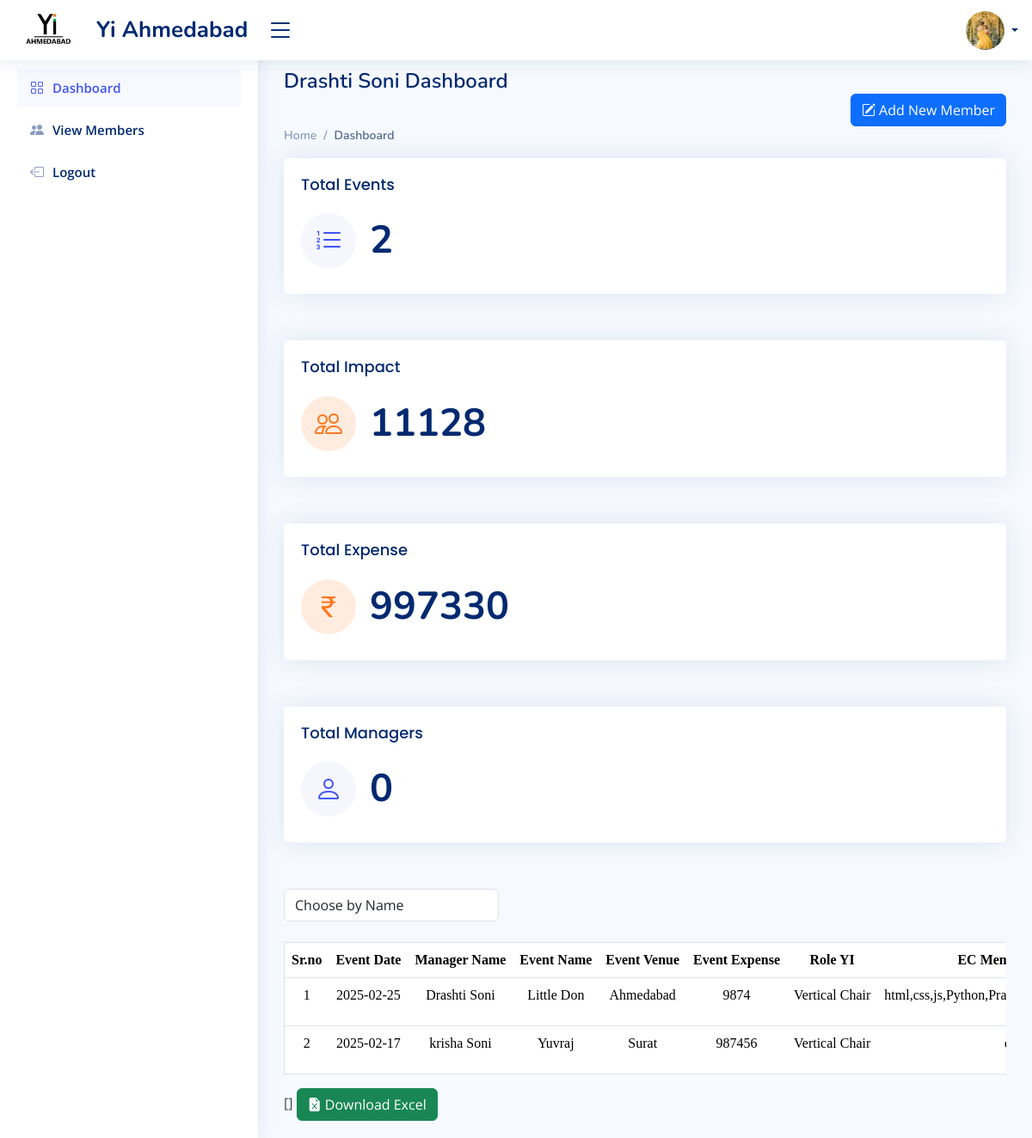
Page /Admin-Dashboard (signed in) on the earlier database version.
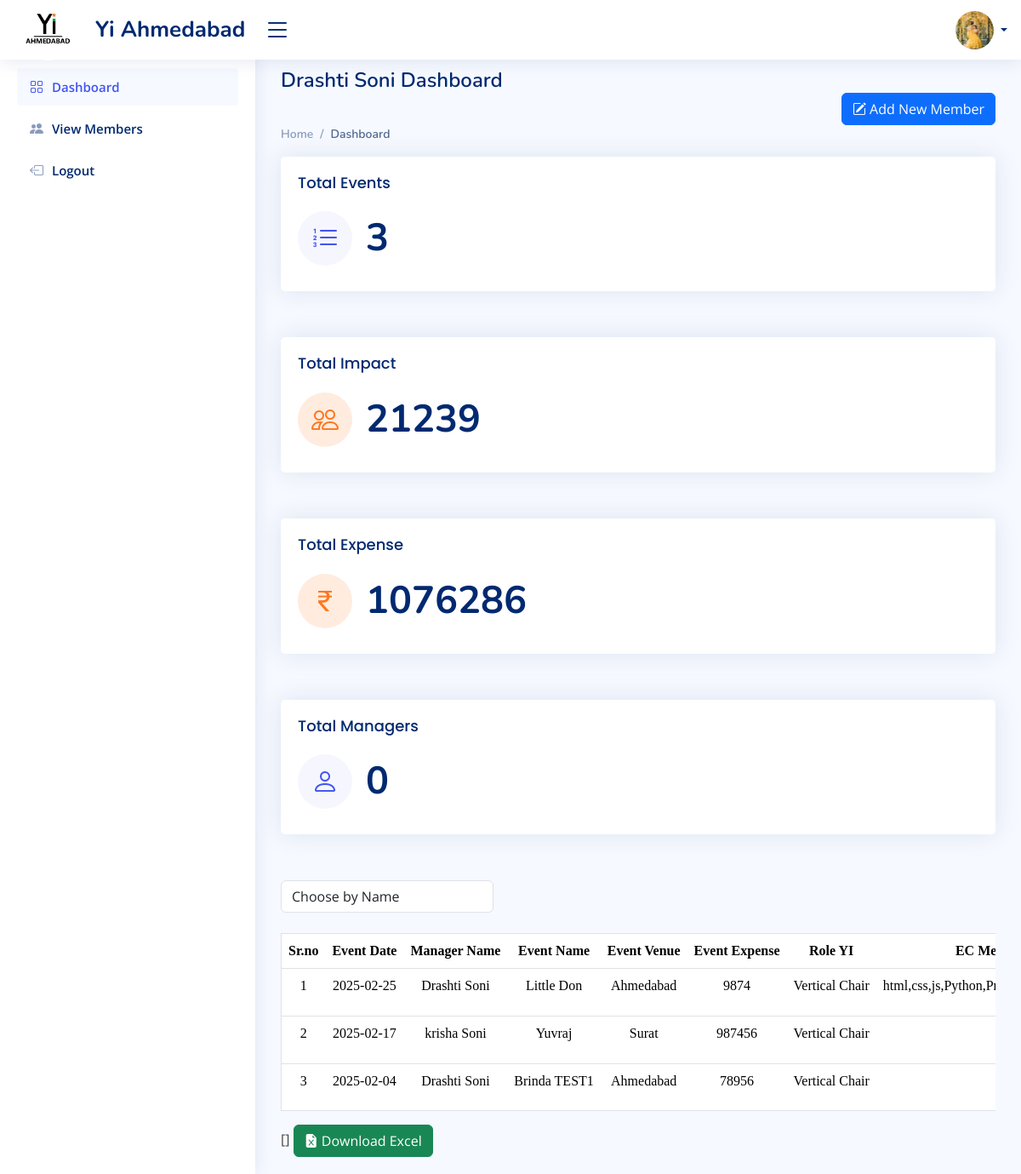
Same page on the later database version.
### admin_app/models.py (models this page shows)
class LoginSide(AbstractUser):
    id = models.UUIDField(primary_key=True,default=uuid.uuid4,editable=False)
    login_role = models.ManyToManyField(Login_Role,)
    first_name = models.CharField(max_length=200,null=True)
    last_name = models.CharField(max_length=200)
    email = models.EmailField(max_length=200,unique=True,)
    photo = models.ImageField(upload_to='user_photo/', null=True,)
    phone_number = models.CharField(max_length=15,default='Phone Number')

### manager_app/models.py (models this page shows)
class Event_Data(models.Model):
    user = models.ForeignKey(LoginSide, on_delete=models.SET_NULL, null=True)
    your_name = models.CharField(max_length=50)
    event_name = models.CharField(max_length=200,blank=True)
    event_venue = models.CharField(max_length=200,blank=True)
    event_expense = models.BigIntegerField(blank=True,default=0)
    date = models.CharField(max_length=200)
    role_yi = models.CharField(max_length=200)
    project_vertical = models.CharField(max_length=200)
    project_stakeholder = models.CharField(max_length=200)
    yi_pillar = models.CharField(max_length=200)
    social_link = models.URLField(max_length=300)
    which_SIG = models.CharField(max_length=200,blank=True,null=True)
    event_handle = models.CharField(max_length=200,blank=True,null=True)
    total_impact = models.BigIntegerField(blank=True,default=1)
    school = models.CharField(max_length=200,blank=True,null=True)
    collage = models.CharField(max_length=200,blank=True,null=True)
    associate_partner = models.CharField(max_length=200,null=True,blank=True)

### admin_app/views.py (the view)
# urls.py: path('Admin-Dashboard',Admin_Dashboard,name='Admin_Dashboard'),
@login_required(login_url='index')
def Admin_Dashboard(request):
    if not request.user.login_role.filter(name='Admin').exists():
        return redirect('Error-Page')
    total_event = Event_Data.objects.count()
    user_id = request.user.id
    total_user_data = LoginSide.objects.filter(login_role='Manager')
    total_user = total_user_data.count()
    total_expense_result = Event_Data.objects.aggregate(Sum('event_expense'))
    total_expense = total_expense_result['event_expense__sum'] if total_expense_result['event_expense__sum'] is not None else 0
    total_impact_result = Event_Data.objects.aggregate(Sum('total_impact'))
    total_impact = total_impact_result['total_impact__sum'] if total_impact_result['total_impact__sum'] is not None else 0
    impact_avg = Event_Data.objects.aggregate(Avg('total_impact'))
    avg_impact = impact_avg['total_impact__avg'] if impact_avg['total_impact__avg'] is not None else 0
    all_user = LoginSide.objects.all().distinct()
    login_role = Login_Role.objects.all().distinct()
    manager_name = Event_Data.objects.all().values_list('your_name', flat=True).distinct()
    search = request.GET.get('search')
    if search and search != 'all':
        event_list = Event_Data.objects.filter(your_name__icontains=search)  # Using icontains for partial match
    else:
        event_list = Event_Data.objects.all()
    context = {
        'user_id':user_id,
        'users_data': all_user,
        'role': login_role,
        'total_manager': total_user,
        'total_event': total_event,
        'total_impact': total_impact,
        'impact_avg': avg_impact,
        'total_expense': total_expense,
        'events': event_list,
        'm1': manager_name,
    }
    return render(request, 'Admin/AdminDashboard.html', context)

### admin_app/Templates/Admin/AdminDashboard.html (shortened to what this page needs)
{% load static %}
<!DOCTYPE html>
<html lang="en">
<head>
  <link href="{% static 'assets/vendor/bootstrap/css/bootstrap.min.css' %}" rel="stylesheet">
  <link href="{% static 'assets/vendor/bootstrap-icons/bootstrap-icons.css' %}" rel="stylesheet">
  <link href="{% static 'assets/css/style.css' %}" rel="stylesheet">
</head>
<body>
  {% include 'Admin/components/header.html' %}
  {% include 'Admin/components/side_navbar.html' %}
  <main id="main" class="main">
    <div class="pagetitle">
      <h1>{{ user.first_name }} {{ user.last_name }} Dashboard </h1>
        <div align="right">
           <a href="{% url 'Admin_Signup' %}"><button type="button" class="btn btn-primary">
            <i class="bi bi-pencil-square"> </i>Add New Member
        </button></a>
      </div>
      <nav>
        <ol class="breadcrumb">
          <li class="breadcrumb-item"><a href="">Home</a></li>
          <li class="breadcrumb-item active">Dashboard</li>
        </ol>
      </nav>
    </div>
    <section class="section dashboard">
      <div class="row">
        <div class="col-lg-12">
          <div class="row">
            <div class="col-xxl-3 col-xl-12 col-sm-12 mb-4">
              <div class="card info-card sales-card">
                <div class="card-body">
                  <h5 class="card-title">Total Events</h5>
                  <div class="d-flex align-items-center">
                    <div class="card-icon rounded-circle d-flex align-items-center justify-content-center">
                      <i class="bi bi-list-ol"></i>
                    </div>
                    <div class="ps-3">
                      <h6 class="count">{{ total_event }}</h6>
                    </div>
                  </div>
                </div>
              </div>
            </div>
            <div class="col-xxl-3 col-xl-12 col-sm-12 mb-4">
              <div class="card info-card customers-card">
                <div class="card-body">
                  <h5 class="card-title">Total Impact</h5>
                  <div class="d-flex align-items-center">
                    <div class="card-icon rounded-circle d-flex align-items-center justify-content-center">
                      <i class="bi bi-people"></i>
                    </div>
                    <div class="ps-3">
                      <h6 class="count">{{ total_impact }}</h6>
                    </div>
                  </div>
                </div>
              </div>
            </div>
            <div class="col-xxl-3 col-xl-12 col-sm-12 mb-4">
              <div class="card info-card customers-card">
                <div class="card-body">
                  <h5 class="card-title">Total Expense</h5>
                  <div class="d-flex align-items-center">
                    <div class="card-icon rounded-circle d-flex align-items-center justify-content-center">
                      <i class="bi bi-currency-rupee"></i>
                    </div>
                    <div class="ps-3">
                      <h6 class="count">{{ total_expense }}</h6>
                    </div>
                  </div>
                </div>
              </div>
            </div>
            <div class="col-xxl-3 col-xl-12 col-sm-12 mb-4">
              <div class="card info-card sales-card">
                <div class="card-body">
                  <h5 class="card-title">Total Managers</h5>
                  <div class="d-flex align-items-center">
                    <div class="card-icon rounded-circle d-flex align-items-center justify-content-center">
                      <i class="bi bi-person"></i>
                    </div>
                    <div class="ps-3">
                      <h6 class="count">{{ total_manager }}</h6>
                    </div>
                  </div>
                </div>
              </div>
            </div>
          </div>
        </div>
      </div>
      <div class="yi-dropdown">
        <div class="table-responsive">
          <form method="get" action="{% url 'Admin_Dashboard' %}" id="managerFilterForm">
              <div class="form-group" style="width:250px;">
                  <select class="form-control" id="search" name="search" required onchange="this.form.submit()">
                      <option value="" disabled selected>Choose by Name</option>
                  </select>
              </div>
          </form>
      </div>
      </div>
  <br>
      <div class="table-responsive">
        <table class="table " style="width:100%;font-family:cambria" border="1px">
            <thead>
                <tr class="text-nowrap" align="center" >
                    <th>Sr.no</th>
                    <th>Event Date</th>
                    <th>Manager Name</th>
                    <th>Event Name</th>
                    <th>Event Venue</th>
                    <th>Event Expense</th>
                    <th>Role YI</th>
                    <th> EC Members  Name</th>
                </tr>
            </thead>
            <tbody>
                {% for event in events %}
                    <tr class="text-nowrap" align="center">
                        <td>{{ forloop.counter }}</td>
                        <td>{{ event.date }}</td>
                        <td>{{ event.your_name }}</td>
                        <td>{{ event.event_name }}</td>
                        <td>{{ event.event_venue }}</td>
                        <td>{{ event.event_expense }}</td>
                        <td>{{ event.role_yi }}</td>
                        <td>{{ event.event_handle }}</td>
                    </tr>
                {% endfor %}
            </tbody>
        </table>[]
        <a href="{% url 'download_excel' %}">
            <button class="btn btn-success" name="export"><i class="bi bi-file-earmark-excel-fill"></i>&nbsp;Download Excel</button>
        </a>
    </div>
    </section>
  </main>
</body>
</html>

### admin_app/Templates/Admin/components/header.html (shortened to what this page needs)
{% load static %}
<header id="header" class="header fixed-top d-flex align-items-center">
    <div class="d-flex align-items-center justify-content-between">
      <a href="{% url 'Admin_Dashboard' %}" class="logo d-flex align-items-center">
  <img src="{% static 'Image/YIIMG.png' %}" alt="logo img" class="rounded-circle" >
        <span class="d-none d-lg-block">Yi Ahmedabad</span>
      </a>
      <i class="bi bi-list toggle-sidebar-btn"></i>
    </div>
    <nav class="header-nav ms-auto">
      <ul class="d-flex align-items-center">
        <li class="nav-item dropdown pe-3">
          <a class="nav-link nav-profile d-flex align-items-center pe-0" href="#" data-bs-toggle="dropdown">
            <img src="{% if user.photo %}{{ user.photo.url }}{% else %}{% static 'Image/img.png' %}{% endif %}" height="45px" width="45px" alt="Profile" class="rounded-circle">
            <span class="d-none d-md-block dropdown-toggle ps-2"></span>
          </a>
        </li>
      </ul>
    </nav>
  </header>

### admin_app/Templates/Admin/components/side_navbar.html (shortened to what this page needs)
<aside id="sidebar" class="sidebar">
    <ul class="sidebar-nav" id="sidebar-nav">
      <li class="nav-item">
        <a class="nav-link " href="{% url 'Admin_Dashboard' %}">
          <i class="bi bi-grid"></i>
          <span>Dashboard</span>
        </a>
      </li>
      <li class="nav-item">
        <a class="nav-link collapsed" href="{% url 'View-manager' %}">
          <i class="bi bi-people-fill"></i>
          <span>View Members</span>
        </a>
      </li>
      <li class="nav-item">
        <a class="nav-link collapsed" href="{% url 'Admin_Logout' %}">
          <i class="bi bi-box-arrow-left"></i>
          <span>Logout</span>
        </a>
      </li>
    </ul>
  </aside>

### admin_app/static/assets/css/style.css (style rules this page uses)
:root { scroll-behavior: smooth; }
body { font-family: "Open Sans", sans-serif; background: #f6f9ff; color: #444444; }
a { color: #4154f1; text-decoration: none; }
h1, h2, h3, h4, h5, h6 { font-family: "Nunito", sans-serif; }
#main { margin-top: 60px; padding: 20px 30px; transition: all 0.3s; }
.pagetitle { margin-bottom: 10px; }
.pagetitle h1 { font-size: 24px; margin-bottom: 0; font-weight: 600; color: #012970; }
.card { margin-bottom: 30px; border: none; border-radius: 5px; box-shadow: 0px 0 30px rgba(1, 41, 112, 0.1); }
.card-title { padding: 20px 0 15px 0; font-size: 18px; font-weight: 500; color: #012970; font-family: "Poppins", sans-serif; }
.card-body { padding: 0 20px 20px 20px; }
.breadcrumb { font-size: 14px; font-family: "Nunito", sans-serif; color: #899bbd; font-weight: 600; }
.breadcrumb a { color: #899bbd; transition: 0.3s; }
.breadcrumb .breadcrumb-item::before { color: #899bbd; }
.breadcrumb .active { color: #51678f; font-weight: 600; }
.logo { line-height: 1; height:95px; }
@media (min-width: 1200px) { .logo { width: 280px; } }
.logo img { max-height: 72px; margin-right: 20px; }
.logo span { font-size: 26px; font-weight: 700; color: #012970; font-family: "Nunito", sans-serif; }
.header { transition: all 0.5s; z-index: 997; height: 70px; box-shadow: 0px 2px 20px rgba(1, 41, 112, 0.1); background-color: #fff; padding-left: 20px; }
.header .toggle-sidebar-btn { font-size: 32px; padding-left: 10px; cursor: pointer; color: #012970; }
.header-nav ul { list-style: none; }
.header-nav>ul { margin: 0; padding: 0; }
.header-nav .nav-profile { color: #012970; }
.header-nav .nav-profile img { max-height: 45px; }
.header-nav .nav-profile span { font-size: 14px; font-weight: 600; }
.sidebar { position: fixed; top: 60px; left: 0; bottom: 0; width: 300px; z-index: 996; transition: all 0.3s; padding: 20px; overflow-y: auto; scrollbar-width: thin; scrollbar-color: #aab7cf transparent; box-shadow: 0px 0px 20px rgba(1, 41, 112, 0.1); background-color: #fff; }
@media (min-width: 1200px) { #main, #footer { margin-left: 300px; } }
.sidebar-nav { padding: 0; margin: 0; list-style: none; }
.sidebar-nav li { padding: 0; margin: 0; list-style: none; }
.sidebar-nav .nav-item { margin-bottom: 5px; }
.sidebar-nav .nav-link { display: flex; align-items: center; font-size: 15px; font-weight: 600; color: #4154f1; transition: 0.3; background: #f6f9ff; padding: 10px 15px; border-radius: 4px; }
.sidebar-nav .nav-link i { font-size: 16px; margin-right: 10px; color: #4154f1; }
.sidebar-nav .nav-link.collapsed { color: #012970; background: #fff; }
.sidebar-nav .nav-link.collapsed i { color: #899bbd; }
.dashboard .info-card { padding-bottom: 10px; }
.dashboard .info-card h6 { font-size: 45px; color: #012970; font-weight: 700; margin: 0; padding: 0; }
.dashboard .card-icon { font-size: 32px; line-height: 0; width: 64px; height: 64px; flex-shrink: 0; flex-grow: 0; }
.dashboard .sales-card .card-icon { color: #4154f1; background: #f6f6fe; }
.dashboard .customers-card .card-icon { color: #ff771d; background: #ffecdf; }

### admin_app/Templates/Admin/AdminDashboard.html (style rules this page uses)
.yi-dropdown { display: flex; gap: 10px; }

Differences in the rows shown:
added Event_Data: date "2025-02-04", your_name "Drashti Soni", event_name "Brinda TEST1", event_venue "Ahmedabad", event_expense "78956", role_yi "Vertical Chair"
Other differences:
{{ total_event }}: "2" → "3"
{{ total_impact }}: "11128" → "21239"
{{ total_expense }}: "997330" → "1076286"
